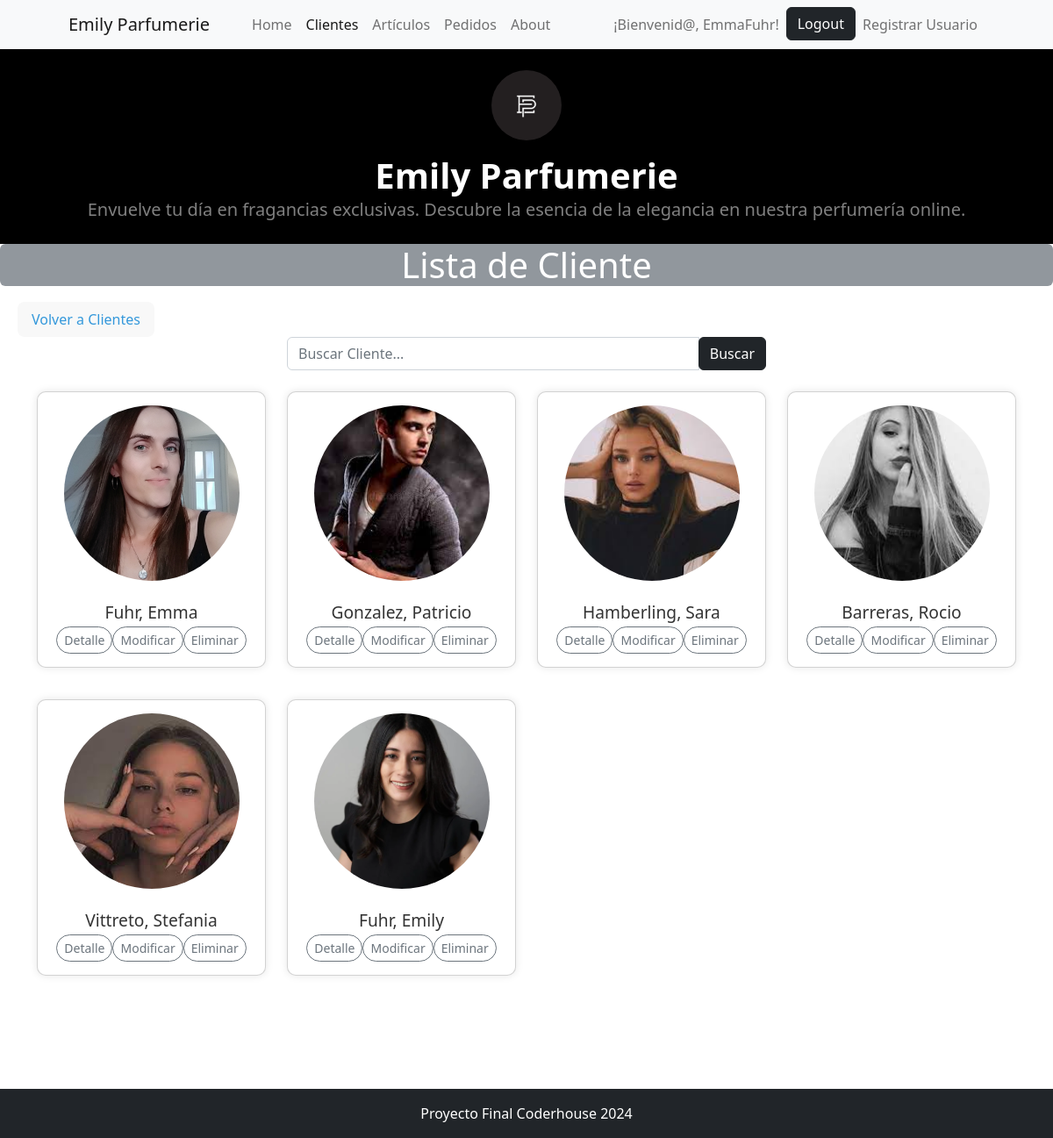
The page /cliente/cliente/list/ (signed in) on the database its author committed.
### cliente/models.py (models this page shows)
class Cliente(models.Model):
    nombre = models.CharField(max_length=200, verbose_name='Nombre')
    apellido = models.CharField(max_length=200, verbose_name='Apellido')
    dni = models.CharField(max_length=8,verbose_name='DNI', unique=True)
    fecha_nacimiento = models.DateField(null=True, blank=True, verbose_name="Fecha de Nacimiento")
    direccion =  models.CharField(max_length=200, verbose_name='Dirección')
    ciudad =  models.CharField(max_length=200, verbose_name='Ciudad', default='',null=False)
    avatar = models.ImageField(upload_to="avatares", null=True, blank=True)
    def __str__(self):
        return f"{self.apellido}, {self.nombre}"
    class Meta:
        verbose_name_plural = "Clientes"
        verbose_name = 'Cliente'

### cliente/views.py (the view)
# urls.py: path("cliente/list/", views.ClienteList.as_view(), name="cliente_list"),
@method_decorator(login_required, name='dispatch')
class ClienteList(ListView):
    model = models.Cliente
    def get_queryset(self):
        queryset = super().get_queryset()
        consulta = self.request.GET.get('consulta')
        if consulta:
            queryset = queryset.filter(
                Q(nombre__icontains=consulta) |
                Q(apellido__icontains=consulta)
            )
        return queryset

### cliente/templates/cliente/cliente_list.html (shortened to what this page needs)
{% extends 'core/base.html' %}
{% block titulo %}
    Lista de Cliente
{% endblock titulo %}
{% block contenido %}
<div style="margin-left: 20px; margin-top: 10px; display: inline-block; background-color: #f8f8f8; color: #3498db; padding: 8px 16px; border-radius: 8px;">
    <a href="{% url 'cliente:home' %}" style="color: #3498db; text-decoration: none;">Volver a Clientes</a>
</div>
<div class="container">
    <div class="row justify-content-center">
        <div class="col-md-6">
            <form class="form-inline" action="{% url 'cliente:cliente_list' %}" method="get">
                <div class="input-group">
                    <input type="text" class="form-control" name="consulta" placeholder="Buscar Cliente...">
                    <div class="input-group-append">
                        <button class="btn btn-dark" type="submit">Buscar</button>
                    </div>
                </div>
            </form>
        </div>
    </div>
</div>
<section class="clientes mt-4">
    <div class="container">
        <div class="row">
            {% for cliente in object_list %}
                <div class="col-md-3 mb-3">
                    <div class="card-container">
                        <div class="card">
                            <div class="card-body">
                                <div class="d-flex justify-content-center mb-4">
                                    {% if cliente.avatar %}
                                    <img src="{{ cliente.avatar.url }}" class="rounded-circle" style="width: 200px; height: 200px; object-fit: cover; object-position: center center;" alt="Foto de perfil">
                                    {% else %}
                                        <p>No hay imagen de avatar disponible</p>
                                    {% endif %}
                                </div>
                                <h3 class="card-title text-center">{{ cliente }}</h3>
                                <div class="d-flex justify-content-center">
                                    <a href="{% url 'cliente:cliente_detail' cliente.id %}" class="btn btn-outline-secondary btn-sm rounded-pill">Detalle</a>
                                    <a href="{% url 'cliente:cliente_update' cliente.id %}" class="btn btn-outline-secondary btn-sm rounded-pill">Modificar</a>
                                    <a href="{% url 'cliente:cliente_delete' cliente.id %}" class="btn btn-outline-secondary btn-sm rounded-pill">Eliminar</a>
                                </div>
                            </div>
                        </div>
                    </div>
                </div>
            {% endfor %}
        </div>
    </div>
</section>
<div style="height: 50px;"></div>
{% endblock contenido %}

### core/templates/core/components/navbar.html (shortened to what this page needs)
<nav class="navbar navbar-expand-lg navbar-light bg-light">
    <div class="container px-4 px-lg-5">
        <a class="navbar-brand" href="{% url 'core:home' %}">Emily Parfumerie</a>
        <div class="collapse navbar-collapse" id="navbarSupportedContent">
            <ul class="navbar-nav me-auto mb-2 mb-lg-0 ms-lg-4">
                <li class="nav-item"><a class="nav-link {% if request.path == "/" %}active{% endif %}" aria-current="page" href="{% url 'core:home' %}">Home</a></li>
            {% if user.is_authenticated %}
                <li class="nav-item"><a class="nav-link {% if "/cliente/cliente" in request.path %}active{% endif %}" href="{% url 'cliente:home' %}">Clientes</a></li>
                <li class="nav-item"><a class="nav-link {% if "/articulo/" in request.path %}active{% endif %}" href="{% url 'articulo:home' %}">Artículos</a></li>
                <li class="nav-item"><a class="nav-link {% if "cliente/pedido" in request.path %}active{% endif %}" href="{% url 'cliente:pedidos' %}">Pedidos</a></li>
            {% else %}
                <li class="nav-item"><a class="nav-link {% if "/articulo/" in request.path %}active{% endif %}" href="{% url 'articulo:articulo_list' %}">Artículos</a></li>
            {% endif %}
                <li class="nav-item"><a class="nav-link {% if "/about/" in request.path %}active{% endif %}" href="{% url 'core:about' %}">About</a></li>
            </ul>
            <ul class="navbar-nav ml-auto">
                {% if user.is_authenticated %}
                    <li class="nav-item">
                        <a class="nav-link">¡Bienvenid@, {{ user.username }}!</a>
                    </li>
                    <li class="nav-item ">
                        <form action="{% url 'core:logout' %}" method="post">
                            <button type="submit" class="btn btn-dark ">Logout</button>
                        </form>
                    </li>
                    <li class="nav-item"><a class="nav-link {% if "/register" in request.path %}active{% endif %}" href="{% url 'core:register' %}">Registrar Usuario</a></li>
                {% else %}
                    <li class="nav-item"><a class="nav-link {% if "/login" in request.path %}active{% endif %}" href="{% url 'core:login' %}">Login</a></li>
                {% endif %}
            </ul>
        </div>
    </div>
</nav>

### cliente/templates/cliente/cliente_list.html (style rules this page uses)
.card { max-width: 18rem; margin-bottom: 20px; border-radius: 10px; box-shadow: 0px 0px 10px rgba(0, 0, 0, 0.1); height: 100%; }
.card-body { padding: 15px; height: 100%; }
.card-title { margin-bottom: 5px; font-size: 1.2rem; color: #333; text-align: center; }
.card-container { margin: 0 auto; text-align: center; }

### rows shown on the page
Cliente: avatar (picture), apellido+nombre "Fuhr, Emma"
Cliente: avatar (picture), apellido+nombre "Gonzalez, Patricio"
Cliente: avatar (picture), apellido+nombre "Hamberling, Sara"
Cliente: avatar (picture), apellido+nombre "Barreras, Rocio"
Cliente: avatar (picture), apellido+nombre "Vittreto, Stefania"
Cliente: avatar (picture), apellido+nombre "Fuhr, Emily"

### other values the page prints
{{ user.username }} "EmmaFuhr"
